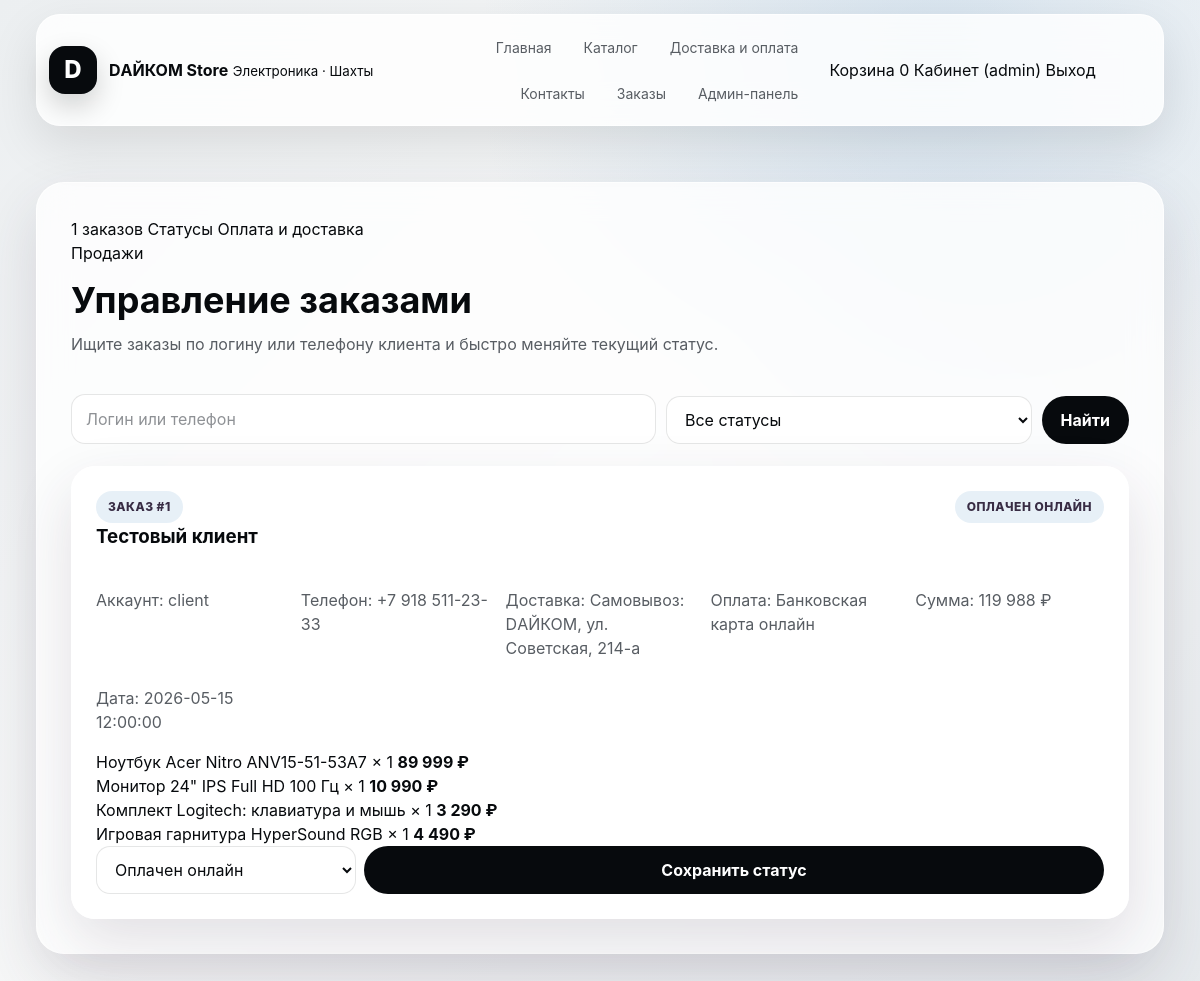
Page /admin_orders.php (signed in) on the committed database.
### tables this page shows
CREATE TABLE `orders` (
  `id` int UNSIGNED NOT NULL,
  `user_id` int UNSIGNED NOT NULL,
  `customer_name` varchar(255) NOT NULL,
  `phone` varchar(30) NOT NULL,
  `email` varchar(255) DEFAULT NULL,
  `delivery_method` varchar(60) NOT NULL,
  `payment_method` varchar(60) NOT NULL,
  `delivery_address` text,
  `comment` text,
  `total_price` int NOT NULL,
  `status` varchar(50) DEFAULT 'new',
  `created_at` timestamp NULL DEFAULT CURRENT_TIMESTAMP
);

CREATE TABLE `users` (
  `id` int UNSIGNED NOT NULL,
  `login` varchar(255) NOT NULL,
  `password` varchar(255) NOT NULL,
  `telephone` varchar(30) DEFAULT NULL,
  `role` varchar(55) NOT NULL DEFAULT 'user'
);

CREATE TABLE `order_items` (
  `id` int UNSIGNED NOT NULL,
  `order_id` int UNSIGNED NOT NULL,
  `product_id` int UNSIGNED DEFAULT NULL,
  `product_name` varchar(255) NOT NULL,
  `price` int NOT NULL,
  `quantity` int NOT NULL,
  `total_price` int NOT NULL
);

### functions.php (called while the page is built, shortened)
<?php
function money($amount): string
{
    return number_format((float) $amount, 0, '', ' ') . ' ₽';
}
function order_statuses(): array
{
    return [
        'new' => 'Новый',
        'paid' => 'Оплачен онлайн',
        'processing' => 'В обработке',
        'delivery' => 'Передан в доставку',
        'done' => 'Выполнен',
        'cancelled' => 'Отменён',
    ];
}
function payment_methods(): array
{
    return [
        'card_online' => 'Банковская карта онлайн',
        'sbp' => 'СБП',
        'cash_store' => 'Оплата в магазине',
        'card_courier' => 'Карта курьеру',
        'invoice' => 'Счёт для организации',
    ];
}
function delivery_methods(): array
{
    return [
        'pickup_daycom' => 'Самовывоз: DАЙКОМ, ул. Советская, 214-а',
        'pickup_world' => 'Самовывоз: Компьютерный мир, пр. Победа Революции, 85',
        'courier_shakhty' => 'Курьер по г. Шахты',
        'transport' => 'Транспортная компания по России',
    ];
}

### admin_orders.php (the view, shortened to what this page needs)
<?php
require 'config/db.php';
require_once 'functions.php';
$allowedStatuses = order_statuses();
$deliveryMethods = delivery_methods();
$paymentMethods = payment_methods();
$search = trim($_GET['search'] ?? '');
$sql = "
    SELECT o.*, u.login, u.telephone
    FROM orders o
    JOIN users u ON o.user_id = u.id
    WHERE 1=1
";
$sql .= " ORDER BY o.id DESC";
$result = $conn->query($sql);
$orders = $result ? $result->fetch_all(MYSQLI_ASSOC) : [];
?>
<!DOCTYPE html>
<html lang="ru">
<head>
    <link rel="stylesheet" href="css/styles.css">
</head>
<body>
<?php require 'header.php'; ?>
<div class="page-shell admin-page">
    <section class="admin-section">
        <div class="admin-toolbar">
            <div>
                <div class="hero-kicker">
                    <span><?= count($orders) ?> заказов</span>
                    <span>Статусы</span>
                    <span>Оплата и доставка</span>
                </div>
                <p class="admin-eyebrow">Продажи</p>
                <h2>Управление заказами</h2>
                <p class="admin-lead">
                    Ищите заказы по логину или телефону клиента и быстро меняйте текущий статус.
                </p>
            </div>
        </div>
        <form method="GET" class="admin-search">
            <input
                type="text"
                name="search"
                value="<?= htmlspecialchars($search, ENT_QUOTES, 'UTF-8') ?>"
                placeholder="Логин или телефон"
            >
            <select name="status">
                <option value="">Все статусы</option>
            </select>
            <button class="btn" type="submit">Найти</button>
        </form>
        <?php if (empty($orders)): ?>
            <div class="admin-empty">
                <h3>Заказы не найдены</h3>
                <p>Попробуйте изменить фильтр или дождитесь новых заказов.</p>
            </div>
        <?php else: ?>
            <div class="admin-list">
                <?php foreach ($orders as $order): ?>
                    <?php $statusKey = (string) $order['status']; ?>
                    <article class="admin-list-card">
                        <div class="admin-list-head">
                            <div>
                                <span class="admin-card-label">Заказ #<?= (int) $order['id'] ?></span>
                                <h3><?= htmlspecialchars($order['customer_name'], ENT_QUOTES, 'UTF-8') ?></h3>
                            </div>
                            <span class="status-badge status-<?= htmlspecialchars($statusKey, ENT_QUOTES, 'UTF-8') ?>">
                                <?= htmlspecialchars($allowedStatuses[$statusKey] ?? $statusKey, ENT_QUOTES, 'UTF-8') ?>
                            </span>
                        </div>
                        <div class="admin-list-meta">
                            <p>Аккаунт: <?= htmlspecialchars($order['login'], ENT_QUOTES, 'UTF-8') ?></p>
                            <p>Телефон: <?= htmlspecialchars((string) ($order['phone'] ?: $order['telephone']), ENT_QUOTES, 'UTF-8') ?></p>
                            <p>Доставка: <?= htmlspecialchars($deliveryMethods[$order['delivery_method']] ?? $order['delivery_method'], ENT_QUOTES, 'UTF-8') ?></p>
                            <p>Оплата: <?= htmlspecialchars($paymentMethods[$order['payment_method']] ?? $order['payment_method'], ENT_QUOTES, 'UTF-8') ?></p>
                            <p>Сумма: <?= money($order['total_price']) ?></p>
                            <p>Дата: <?= htmlspecialchars($order['created_at'], ENT_QUOTES, 'UTF-8') ?></p>
                        </div>
                        <?php
                        $orderId = (int) $order['id'];
                        $itemsResult = $conn->query("SELECT * FROM order_items WHERE order_id = $orderId");
                        $items = $itemsResult ? $itemsResult->fetch_all(MYSQLI_ASSOC) : [];
                        ?>
                        <div class="order-items admin-order-items">
                            <?php foreach ($items as $item): ?>
                                <div>
                                    <span><?= htmlspecialchars($item['product_name'], ENT_QUOTES, 'UTF-8') ?> × <?= (int) $item['quantity'] ?></span>
                                    <strong><?= money($item['total_price']) ?></strong>
                                </div>
                            <?php endforeach; ?>
                        </div>
                        <form method="POST" class="admin-inline-form">
                            <select name="status">
                                <?php foreach ($allowedStatuses as $key => $label): ?>
                                    <option value="<?= $key ?>" <?= $statusKey === $key ? 'selected' : '' ?>>
                                        <?= $label ?>
                                    </option>
                                <?php endforeach; ?>
                            </select>
                            <button class="btn" type="submit" name="update_status">Сохранить статус</button>
                        </form>
                    </article>
                <?php endforeach; ?>
            </div>
        <?php endif; ?>
    </section>
</div>
</body>
</html>

### css/styles.css (style rules this page uses)
:root { --bg: #eceff1; --surface: #ffffff; --surface-soft: #f7f8f8; --muted: #bbbbbc; --text: #070a0d; --text-soft: #585d63; --blue: #98bcdd; --violet: #382c44; --warm: #a46150; --line: rgba(7, 10, 13, 0.1); --shadow: 0 24px 60px rgba(56, 44, 68, 0.14); --radius-lg: 28px; --radius-md: 18px; --radius-sm: 12px; }
* { box-sizing: border-box; }
html { scroll-behavior: smooth; }
body { min-height: 100vh; margin: 0; background: radial-gradient(circle at 78% 6%, rgba(152, 188, 221, 0.34), transparent 34%), linear-gradient(135deg, #eceff1 0%, #f7f8f8 48%, #e6eaed 100%); color: var(--text); font-family: Inter, "Segoe UI", Arial, sans-serif; line-height: 1.5; }
button, input, select, textarea { font: inherit; }
button { border: 0; }
.header-search, .catalog-controls, .admin-search { display: grid; gap: 10px; }
.page-shell, .home-page { width: min(94vw, 1240px); margin: 0 auto; }
.page-shell { padding: 34px 0 72px; }
.hero-section, .catalog-hero, .page-hero, .admin-hero, .admin-section, .admin-form-card, .profile-card, .auth-card, .empty-state, .cart-summary, .order-card, .admin-panel-card, .admin-list-card, .admin-product-card, .admin-user-card, .admin-empty { border: 1px solid rgba(255, 255, 255, 0.78); background: rgba(255, 255, 255, 0.78); box-shadow: var(--shadow); backdrop-filter: blur(16px); }
h1, h2, h3, p { margin-top: 0; }
h2 { margin-bottom: 12px; color: var(--text); font-size: clamp(28px, 3vw, 42px); line-height: 1.08; }
h3 { color: var(--text); }
.hero-lead, .catalog-hero p, .page-hero p, .section-heading p, .benefit-strip p, .category-card p, .admin-lead, .auth-card p, .empty-state p, .cart-summary p, .order-meta, .desc { color: var(--text-soft); }
.btn, .bton, .btno { display: inline-flex; align-items: center; justify-content: center; min-height: 44px; padding: 11px 18px; border: 1px solid transparent; border-radius: 999px; background: var(--text); color: #ffffff; cursor: pointer; font-weight: 700; text-align: center; transition: background 180ms ease, color 180ms ease, border-color 180ms ease, transform 180ms ease, box-shadow 180ms ease; }
.hero-badges span, .category-chips a, .product-category, .admin-card-label, .status-badge { display: inline-flex; align-items: center; width: fit-content; min-height: 32px; padding: 7px 12px; border-radius: 999px; background: rgba(152, 188, 221, 0.23); color: var(--violet); font-size: 12px; font-weight: 800; letter-spacing: 0.04em; text-transform: uppercase; }
.catalog-controls label, .form-stack, .admin-form-grid, .admin-inline-form { display: grid; gap: 8px; }
input, select, textarea { width: 100%; min-height: 48px; margin: 0; padding: 12px 14px; border: 1px solid var(--line); border-radius: 14px; background: #ffffff; color: var(--text); }
::placeholder { color: rgba(88, 93, 99, 0.68); }
select option { color: var(--text); background: #ffffff; }
.admin-page { color: var(--text); }
.admin-section, .admin-form-card { padding: 34px; margin-top: 22px; border-radius: 28px; }
.admin-toolbar { display: flex; justify-content: space-between; align-items: flex-start; gap: 20px; margin-bottom: 22px; }
.admin-search { grid-template-columns: minmax(220px, 1.6fr) minmax(180px, 1fr) auto; align-items: end; margin: 22px 0; }
.admin-list { display: grid; gap: 16px; }
.admin-list-card { padding: 24px; border-radius: 24px; }
.admin-list-head { display: flex; justify-content: space-between; align-items: flex-start; gap: 18px; margin-bottom: 18px; }
.admin-list-meta { display: grid; grid-template-columns: repeat(auto-fit, minmax(180px, 1fr)); gap: 10px 16px; color: var(--text-soft); }
.admin-inline-form { grid-template-columns: minmax(180px, 260px) auto; align-items: center; }

### rows in the picture
orders: id "1", customer_name "Тестовый клиент", status "ОПЛАЧЕН ОНЛАЙН", user.login "client", phone "+7 918 511-23-33", delivery_method "Самовывоз: DАЙКОМ, ул. Советская, 214-а", payment_method "Банковская карта онлайн", total_price "119 988 ₽", created_at "2026-05-15 12:00:00", status "Оплачен онлайн"
order_items: product_name "Ноутбук Acer Nitro ANV15-51-53A7", quantity "1", total_price "89 999 ₽"
order_items: product_name "Монитор 24\" IPS Full HD 100 Гц", quantity "1", total_price "10 990 ₽"
order_items: product_name "Комплект Logitech: клавиатура и мышь", quantity "1", total_price "3 290 ₽"
order_items: product_name "Игровая гарнитура HyperSound RGB", quantity "1", total_price "4 490 ₽"

### other values in the picture
cart_count() "0"
$roleLabel "admin"
count($orders) "1"
